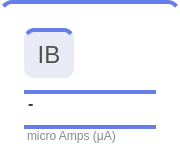
            <widget class="QFrame" name="totalUsersFrame_2">
             <property name="sizePolicy">
              <sizepolicy hsizetype="Preferred" vsizetype="Minimum">
               <horstretch>0</horstretch>
               <verstretch>0</verstretch>
              </sizepolicy>
             </property>
             <property name="minimumSize">
              <size>
               <width>80</width>
               <height>80</height>
              </size>
             </property>
             <property name="maximumSize">
              <size>
               <width>180</width>
               <height>160</height>
              </size>
             </property>
             <property name="styleSheet">
              <string notr="true">background-color: white; border-radius: 12px; border-top: 4px solid #667eea;</string>
             </property>
             <property name="frameShape">
              <enum>QFrame::Shape::StyledPanel</enum>
             </property>
             <layout class="QVBoxLayout" name="totalUsersLayout_2">
              <property name="spacing">
               <number>12</number>
              </property>
              <property name="leftMargin">
               <number>24</number>
              </property>
              <property name="topMargin">
               <number>24</number>
              </property>
              <property name="rightMargin">
               <number>24</number>
              </property>
              <property name="bottomMargin">
               <number>14</number>
              </property>
              <item>
               <widget class="QLabel" name="labelIconIb">
                <property name="minimumSize">
                 <size>
                  <width>50</width>
                  <height>50</height>
                 </size>
                </property>
                <property name="maximumSize">
                 <size>
                  <width>50</width>
                  <height>50</height>
                 </size>
                </property>
                <property name="styleSheet">
                 <string notr="true">background-color: #e8eaf6; border-radius: 10px; font-size: 24px; color: rgb(80, 80, 80);
font: 700 14pt &quot;Rockwell&quot;;</string>
                </property>
                <property name="text">
                 <string>IB</string>
                </property>
                <property name="alignment">
                 <set>Qt::AlignmentFlag::AlignCenter</set>
                </property>
               </widget>
              </item>
              <item>
               <widget class="QLabel" name="labelOutputIb">
                <property name="styleSheet">
                 <string notr="true">font-size: 16px; font-weight: bold; color: #2c3e50; background: transparent;</string>
                </property>
                <property name="text">
                 <string>-</string>
                </property>
               </widget>
              </item>
              <item>
               <widget class="QLabel" name="labelMicroAmps">
                <property name="styleSheet">
                 <string notr="true">font-size: 12px; color: #7f8c8d; background: transparent;</string>
                </property>
                <property name="text">
                 <string>micro Amps (μA)</string>
                </property>
               </widget>
              </item>
             </layout>
            </widget>
